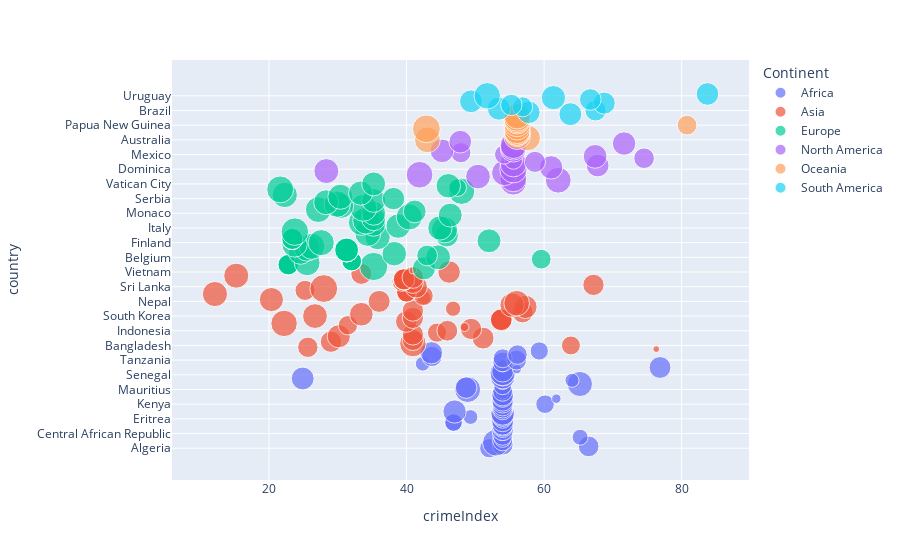

The notebook cell this image was saved under:
### Markdown cell above
Already there appears to show some hint of clustering in the data. However, not massive, there is a clear distinctive, for example, between the countires in Europe and Asia. They population around certain areas in the scale, and therefore, a countries within that area could be, in theory, be identify. Yet, there is clear overlap, as our table above already show. North America and Oceania are nearly identify. 

One thing I found interesting was the low score for North America. I think many people including myself think of NA as the United States and Canada who are universally progressive. Yet it is not. Countries such as Dominca and the Bahamas are included as well. For this reason, the score may seem different from expectation, at least at my end.

It is also interesting to look the outliers for the data. For example, overperforming coutry in Isreal for Asia, and South Africa for Africa. The best performing for North America is the US, and for Oceania is Australia and New Zealand.

### Code cell
fig = px.scatter(data, x="crimeIndex", y="country", color="Continent",
                 size='political_stability_2020', hover_data=['crimeIndex'])
fig.show()

### Figure 1 — Plotly figure (JSON) as saved in the notebook; plotly's stock layout.template omitted (floating-point values rounded to 4 significant figures)
{"data": [{"hovertemplate": "Continent=Africa<br>crimeIndex=%{x}<br>country=%{y}<br>political_stability_2020=%{marker.size}<extra></extra>", "legendgroup": "Africa", "marker": {"color": "#636efa", "size": [2.14, 2.48, 2.56, 4.09, 2.276, 1.59, 1.47, 2.276, 0.82, 1.74, 2.71, 2.1, 2.276, 2.68, 1.79, 1.79, 2.81, 2.02, 1.26, 2.92, 3.25, 3.13, 2.36, 2.4, 2.276, 2, 2.67, 2.63, 0.52, 2.54, 2.76, 0.85, 2.25, 3.89, 2.67, 1.84, 3.65, 1.26, 1.14, 3.03, 3.48, 2.98, 3.72, 2.76, 0.48, 2.76, 0.83, 1.24, 2.276, 2.276, 2.08, 2.37, 2.22, 2.87, 1.92], "sizemode": "area", "sizeref": 0.01155, "symbol": "circle"}, "mode": "markers", "name": "Africa", "orientation": "h", "showlegend": true, "type": "scatter", "x": [52.03, 66.48, 53.97, 52.98, 53.97, 53.97, 65.24, 53.97, 53.97, 53.97, 53.97, 53.97, 53.97, 53.97, 46.83, 46.83, 53.97, 53.97, 49.3, 53.97, 53.97, 46.98, 53.97, 53.97, 53.97, 60.14, 53.97, 53.97, 61.78, 53.97, 53.97, 53.97, 53.97, 48.88, 48.66, 53.97, 65.21, 53.97, 64.06, 24.89, 53.97, 53.97, 53.97, 53.97, 56.04, 76.86, 53.97, 42.34, 53.97, 56, 53.97, 43.69, 56.12, 43.62, 59.3], "xaxis": "x", "y": ["Algeria", "Angola", "Benin", "Botswana", "Burkina", "Burundi", "Cameroon", "Cape Verde", "Central African Republic", "Chad", "Comoros", "Congo", "Congo, Democratic Republic of", "Djibouti", "Egypt", "Egypt", "Equatorial Guinea", "Eritrea", "Ethiopia", "Gabon", "Gambia", "Ghana", "Guinea", "Guinea-Bissau", "Ivory Coast", "Kenya", "Lesotho", "Liberia", "Libya", "Madagascar", "Malawi", "Mali", "Mauritania", "Mauritius", "Morocco", "Mozambique", "Namibia", "Niger", "Nigeria", "Rwanda", "Sao Tome and Principe", "Senegal", "Seychelles", "Sierra Leone", "Somalia", "South Africa", "South Sudan", "Sudan", "Swaziland", "Tanzania", "Togo", "Tunisia", "Uganda", "Zambia", "Zimbabwe"], "yaxis": "y"}, {"hovertemplate": "Continent=Asia<br>crimeIndex=%{x}<br>country=%{y}<br>political_stability_2020=%{marker.size}<extra></extra>", "legendgroup": "Asia", "marker": {"color": "#EF553B", "size": [0.27, 2.41, 2.08, 4.02, 2.62, 2.62, 2.76, 3.09, 2.62, 2.14, 2.5, 2.62, 0.47, 2.17, 4.04, 2.68, 2.74, 2.74, 2.74, 2.74, 2.6, 3.56, 3.24, 2.57, 2.62, 1.35, 3.12, 3.41, 3.79, 2.8, 3.37, 1.15, 2.21, 3.67, 2.27, 2.27, 2.27, 2.34, 4.47, 2.95, 2.62, 2.48, 2.38, 2.62, 2.62, 2.62, 2.62, 2.71, 3.63, 2.56, 2.93, 0.33], "sizemode": "area", "sizeref": 0.01155, "symbol": "circle"}, "mode": "markers", "name": "Asia", "orientation": "h", "showlegend": true, "type": "scatter", "x": [76.31, 25.64, 63.9, 40.92, 29, 40.92, 51.13, 30.14, 40.92, 44.43, 45.93, 49.38, 48.42, 31.47, 22.19, 39.96, 53.77, 53.77, 53.77, 53.77, 40.92, 26.68, 33.42, 56.87, 40.92, 46.77, 57.29, 55.34, 56.01, 36.01, 20.34, 42.51, 42.46, 12.13, 39.99, 39.99, 39.99, 25.23, 27.96, 41.39, 67.18, 40.92, 39.35, 39.62, 39.62, 39.62, 39.62, 40.92, 15.23, 33.42, 46.19, 40.92], "xaxis": "x", "y": ["Afghanistan", "Bahrain", "Bangladesh", "Bhutan", "Brunei", "Burma (Myanmar)", "Cambodia", "China", "East Timor", "India", "Indonesia", "Iran", "Iraq", "Israel", "Japan", "Jordan", "Kazakhstan", "Kazakhstan", "Kazakhstan", "Kazakhstan", "North Korea", "South Korea", "Kuwait", "Kyrgyzstan", "Laos", "Lebanon", "Malaysia", "Maldives", "Mongolia", "Nepal", "Oman", "Pakistan", "Philippines", "Qatar", "Russia", "Russia", "Russia", "Saudi Arabia", "Singapore", "Sri Lanka", "Syria", "Tajikistan", "Thailand", "Turkey", "Turkey", "Turkey", "Turkey", "Turkmenistan", "United Arab Emirates", "Uzbekistan", "Vietnam", "Yemen"], "yaxis": "y"}, {"hovertemplate": "Continent=Europe<br>crimeIndex=%{x}<br>country=%{y}<br>political_stability_2020=%{marker.size}<extra></extra>", "legendgroup": "Europe", "marker": {"color": "#00cc96", "size": [3.08, 4.62, 2.43, 2.43, 2.43, 2.43, 3.85, 2.27, 2.27, 2.27, 2.27, 2.27, 3.59, 2.49, 3.47, 3.61, 3.29, 3.29, 3.29, 3.29, 3.92, 3.94, 3.71, 3.94, 3.31, 2.57, 2.57, 2.57, 2.57, 3.67, 3.13, 3.86, 4.39, 3.98, 3.44, 3.46, 3.311, 3.87, 4.23, 3.311, 3.95, 3.311, 3.311, 3, 3.85, 4.25, 3.57, 4.03, 3.59, 3.311, 2.91, 3.64, 3.71, 3.4, 4.02, 4.19, 1.84, 3.47, 3.311], "sizemode": "area", "sizeref": 0.01155, "symbol": "circle"}, "mode": "markers", "name": "Europe", "orientation": "h", "showlegend": true, "type": "scatter", "x": [42.53, 35.21, 22.79, 22.79, 22.79, 22.79, 25.54, 32.02, 32.02, 32.02, 32.02, 59.58, 44.58, 42.99, 38.21, 24.59, 31.28, 31.28, 31.28, 31.28, 25.52, 26.22, 23.71, 27.59, 51.99, 23.38, 23.38, 23.38, 23.38, 35.79, 45.85, 34.36, 23.75, 45.51, 44.85, 38.77, 35.21, 33.42, 34.13, 35.21, 40.39, 46.35, 35.21, 41.18, 27.16, 33.72, 30.5, 29.91, 28.3, 35.21, 38.1, 30.37, 22.28, 33.32, 48, 21.62, 47.42, 46.07, 35.21], "xaxis": "x", "y": ["Albania", "Andorra", "Armenia", "Armenia", "Armenia", "Armenia", "Austria", "Azerbaijan", "Azerbaijan", "Azerbaijan", "Azerbaijan", "Belarus", "Belgium", "Bosnia and Herzegovina", "Bulgaria", "Croatia", "Cyprus", "Cyprus", "Cyprus", "Cyprus", "Czech Republic", "Denmark", "Estonia", "Finland", "France", "Georgia", "Georgia", "Georgia", "Georgia", "Germany", "Greece", "Hungary", "Iceland", "Ireland", "Italy", "Latvia", "Liechtenstein", "Lithuania", "Luxembourg", "Macedonia", "Malta", "Moldova", "Monaco", "Montenegro", "Netherlands", "Norway", "Poland", "Portugal", "Romania", "San Marino", "Serbia", "Slovakia", "Slovenia", "Spain", "Sweden", "Switzerland", "Ukraine", "United Kingdom", "Vatican City"], "yaxis": "y"}, {"hovertemplate": "Continent=North America<br>crimeIndex=%{x}<br>country=%{y}<br>political_stability_2020=%{marker.size}<extra></extra>", "legendgroup": "North America", "marker": {"color": "#ab63fa", "size": [3.93, 3.85, 4.13, 3.51, 4.11, 3.76, 3.6, 4.35, 3.17, 2.98, 4.03, 2.57, 1.96, 2.46, 3.27, 2.15, 2.35, 3.23, 3.93, 3.87, 4.03, 3.18, 2.98], "sizemode": "area", "sizeref": 0.01155, "symbol": "circle"}, "mode": "markers", "name": "North America", "orientation": "h", "showlegend": true, "type": "scatter", "x": [55.53, 62.06, 55.53, 50.39, 41.89, 54.22, 28.33, 55.53, 61.02, 67.79, 55.53, 58.67, 55.53, 74.54, 67.42, 54.19, 47.89, 45.15, 55.53, 55.53, 55.53, 71.63, 47.81], "xaxis": "x", "y": ["Antigua and Barbuda", "Bahamas", "Barbados", "Belize", "Canada", "Costa Rica", "Cuba", "Dominica", "Dominican Republic", "El Salvador", "Grenada", "Guatemala", "Haiti", "Honduras", "Jamaica", "Mexico", "Nicaragua", "Panama", "Saint Kitts and Nevis", "Saint Lucia", "Saint Vincent and the Grenadines", "Trinidad and Tobago", "United States"], "yaxis": "y"}, {"hovertemplate": "Continent=Oceania<br>crimeIndex=%{x}<br>country=%{y}<br>political_stability_2020=%{marker.size}<extra></extra>", "legendgroup": "Oceania", "marker": {"color": "#FFA15A", "size": [3.85, 3.75, 4.08, 3.59, 3.827, 3.827, 3.94, 4.49, 3.89, 2.26, 4.16, 3.64, 4.02, 4.18, 3.9], "sizemode": "area", "sizeref": 0.01155, "symbol": "circle"}, "mode": "markers", "name": "Oceania", "orientation": "h", "showlegend": true, "type": "scatter", "x": [43.03, 57.62, 56.08, 56.08, 56.08, 56.08, 56.08, 42.88, 56.08, 80.79, 56.08, 56.08, 56.08, 56.08, 56.08], "xaxis": "x", "y": ["Australia", "Fiji", "Kiribati", "Marshall Islands", "Micronesia", "Micronesia", "Nauru", "New Zealand", "Palau", "Papua New Guinea", "Samoa", "Solomon Islands", "Tonga", "Tuvalu", "Vanuatu"], "yaxis": "y"}, {"hovertemplate": "Continent=South America<br>crimeIndex=%{x}<br>country=%{y}<br>political_stability_2020=%{marker.size}<extra></extra>", "legendgroup": "South America", "marker": {"color": "#19d3f3", "size": [3.04, 2.971, 2.58, 3.07, 2.33, 2.64, 2.85, 3.02, 2.71, 3.42, 4.05, 2.971], "sizemode": "area", "sizeref": 0.01155, "symbol": "circle"}, "mode": "markers", "name": "South America", "orientation": "h", "showlegend": true, "type": "scatter", "x": [63.82, 57.77, 67.49, 53.42, 56.87, 55.23, 68.74, 49.37, 66.72, 61.36, 51.73, 83.76], "xaxis": "x", "y": ["Argentina", "Bolivia", "Brazil", "Chile", "Colombia", "Ecuador", "Guyana", "Paraguay", "Peru", "Suriname", "Uruguay", "Venezuela"], "yaxis": "y"}], "layout": {"legend": {"itemsizing": "constant", "title": {"text": "Continent"}, "tracegroupgap": 0}, "margin": {"t": 60}, "xaxis": {"anchor": "y", "domain": [0, 1], "title": {"text": "crimeIndex"}}, "yaxis": {"anchor": "x", "domain": [0, 1], "title": {"text": "country"}}}}
